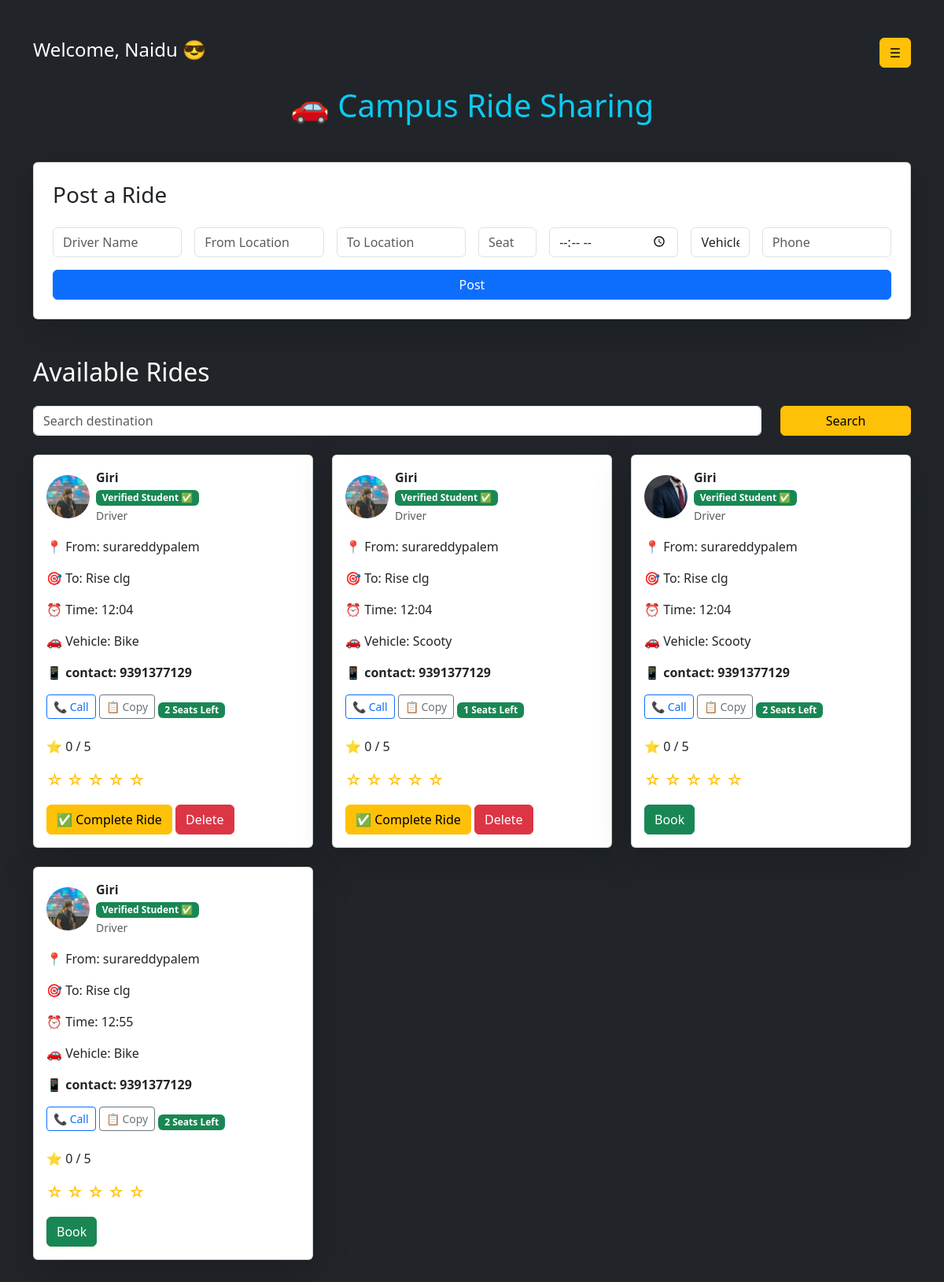
The page / (signed in) on the database its author committed.
### tables this page shows
CREATE TABLE rides (
    id INTEGER PRIMARY KEY AUTOINCREMENT,
    username TEXT,
    name TEXT,
    from_location TEXT,
    destination TEXT,
    seats INTEGER,
    time TEXT,
    vehicle TEXT,
    phone TEXT,
    rating INTEGER DEFAULT 0,
    completed INTEGER DEFAULT 0
);

CREATE TABLE users (
    id INTEGER PRIMARY KEY AUTOINCREMENT,
    username TEXT,
    password TEXT,
    image TEXT,
    college_id TEXT,
    email TEXT
);

### app.py (the view, shortened to what this page needs)
@app.route("/", methods=["GET", "POST"])
def home():
    if "user" not in session:
        return redirect("/login")
    conn = connect_db()
    cursor = conn.cursor()
    search = request.args.get("search")
    if search:
        cursor.execute("""
            SELECT rides.id,
                   rides.username,
                   rides.name,
                   rides.from_location,
                   rides.destination,
                   rides.seats,
                   rides.time,
                   rides.vehicle,
                   rides.phone,
                   rides.rating,
                   users.image,
                   users.college_id
            FROM rides
            JOIN users ON rides.username = users.username
            WHERE rides.destination LIKE ?
            AND rides.seats > 0
            AND rides.completed = 0
        """, ('%' + search + '%',))
    else:
        cursor.execute("""
            SELECT rides.id,
                   rides.username,
                   rides.name,
                   rides.from_location,
                   rides.destination,
                   rides.seats,
                   rides.time,
                   rides.vehicle,
                   rides.phone,
                   rides.rating,
                   users.image
            FROM rides
            JOIN users ON rides.username = users.username
            WHERE rides.seats > 0
            AND rides.completed = 0
        """)
    rides = cursor.fetchall()
    conn.close()
    return render_template("index.html", rides=rides, user=session["user"])

### app.py (called while the page is built)
def connect_db():
    return sqlite3.connect("rides.db")

### templates/index.html (shortened to what this page needs)
<!DOCTYPE html>
<html lang="en">
<head>
    <link href="https://cdn.jsdelivr.net/npm/bootstrap@5.3.3/dist/css/bootstrap.min.css" rel="stylesheet">
    <link rel="stylesheet" href="{{ url_for('static', filename='style.css') }}">
</head>
<body class="bg-dark text-white">
<div class="container py-5">
    {% if user %}
    <div class="d-flex justify-content-between align-items-center mb-4">
        <h4>Welcome, {{ user }} 😎</h4>
        <button class="btn btn-warning" data-bs-toggle="offcanvas" data-bs-target="#menu">
            ☰
        </button>
    </div>
    {% endif %}
    <h1 class="text-center text-info mb-5">🚗 Campus Ride Sharing</h1>
    <div class="card p-4 shadow-lg mb-5">
        <h3 class="mb-4 text-dark">Post a Ride</h3>
        <form method="POST">
            <div class="row g-3">
                <div class="col-md-2">
                    <input type="text" name="name" class="form-control" placeholder="Driver Name" required>
                </div>
                <div class="col-md-2">
                    <input type="text" name="from_location" class="form-control" placeholder="From Location" required>
                </div>
                <div class="col-md-2">
                    <input type="text" name="destination" class="form-control" placeholder="To Location" required>
                </div>
                <div class="col-md-1">
                    <input type="number" name="seats" class="form-control" placeholder="Seats" required>
                </div>
                <div class="col-md-2">
                    <input type="time" name="time" class="form-control" required>
                </div>
                <div class="col-md-1">
                    <select name="vehicle" class="form-control" required>
                        <option value="">Vehicle</option>
                    </select>
                </div>
                <div class="col-md-2">
                    <input type="text" name="phone" class="form-control" placeholder="Phone" required>
                </div>
                <div class="col-md-12">
                    <button type="submit" class="btn btn-primary w-100">Post</button>
                </div>
            </div>
        </form>
    </div>
    <h2 class="mb-4">Available Rides</h2>
    <form method="GET" class="mb-4">
        <div class="row">
            <div class="col-md-10">
                <input type="text" name="search" class="form-control" placeholder="Search destination">
            </div>
            <div class="col-md-2">
                <button type="submit" class="btn btn-warning w-100">Search</button>
            </div>
        </div>
    </form>
    <div class="row">
        {% for ride in rides %}
        <div class="col-md-4 mb-4">
            <div class="card shadow-lg h-100">
                <div class="card-body">
                    <div class="d-flex align-items-center mb-3">
                        <img src="{{ url_for('uploaded_file', filename=ride[10]) }}"
                            width="55"
                            height="55"
                            class="rounded-circle me-2"
                            style="object-fit:cover;">
                        <div>
                            <strong class="text-dark">
                                {{ ride[2] }}
                            </strong>
                            <br>
                            <span class="badge bg-success">
                                Verified Student ✅
                            </span>
                            <br>
                            <small class="text-muted">
                                Driver
                            </small>
                        </div>
                    </div>
                    <p class="text-dark">📍 From: {{ ride[3] }}</p>
                    <p class="text-dark">🎯 To: {{ ride[4] }}</p>
                    <p class="text-dark">⏰ Time: {{ ride[6] }}</p>
                    <p class="text-dark">🚗 Vehicle: {{ ride[7] }}</p>
                    <p class="text-dark fw-bold">
                        📱 contact: {{ ride[8] }}
                    </p>
                    <a href="tel:{{ ride[8] }}" class="btn btn-outline-primary btn-sm mb-2">
                        📞 Call
                    </a>
                    <button onclick="copyPhone('{{ ride[8] }}')" class="btn btn-outline-secondary btn-sm mb-2">
                        📋 Copy
                    </button>
                    <span class="badge bg-success mb-3">
                        {{ ride[5] }} Seats Left
                    </span>
                    <p class="mt-2 text-dark">
                        ⭐ {{ ride[9] }} / 5
                    </p>
                    <div class="mb-3 fs-5">
                        <a href="/rate/{{ ride[0] }}/1" class="text-warning text-decoration-none">☆</a>
                        <a href="/rate/{{ ride[0] }}/2" class="text-warning text-decoration-none">☆</a>
                        <a href="/rate/{{ ride[0] }}/3" class="text-warning text-decoration-none">☆</a>
                        <a href="/rate/{{ ride[0] }}/4" class="text-warning text-decoration-none">☆</a>
                        <a href="/rate/{{ ride[0] }}/5" class="text-warning text-decoration-none">☆</a>
                    </div>
                    {% if user == ride[1] %}
                        <a href="/complete_ride/{{ ride[0] }}" class="btn btn-warning">
                            ✅ Complete Ride
                        </a>
                        <a href="/delete/{{ ride[0] }}" class="btn btn-danger">
                            Delete
                        </a>
                    {% else %}
                        <a href="/book/{{ ride[0] }}" class="btn btn-success">
                            Book
                        </a>
                    {% endif %}
                </div>
            </div>
        </div>
        {% endfor %}
    </div>
</div>
</body>
</html>

### static/style.css (style rules this page uses)
body { transition: 0.5s; }

### rows shown on the page
rides: image (picture), name "Giri", from_location "surareddypalem", destination "Rise clg", time "12:04", vehicle "Bike", phone "9391377129", seats "2", rating "0"
rides: image (picture), name "Giri", from_location "surareddypalem", destination "Rise clg", time "12:04", vehicle "Scooty", phone "9391377129", seats "1", rating "0"
rides: image (picture), name "Giri", from_location "surareddypalem", destination "Rise clg", time "12:04", vehicle "Scooty", phone "9391377129", seats "2", rating "0"
rides: image (picture), name "Giri", from_location "surareddypalem", destination "Rise clg", time "12:55", vehicle "Bike", phone "9391377129", seats "2", rating "0"

### other values the page prints
{{ user }} "Naidu"
